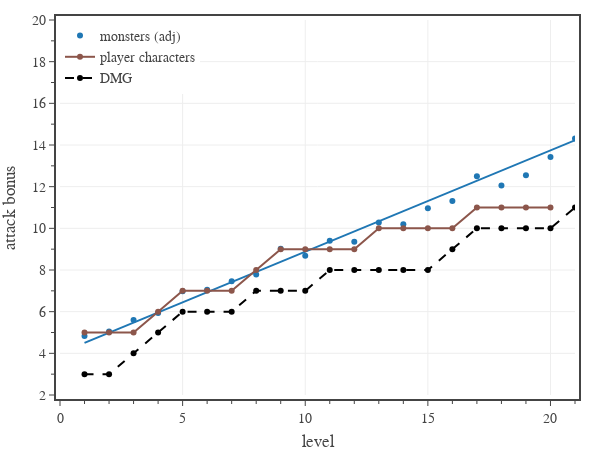

The notebook cell this image was saved under:
### Code cell
# plots average attack bonus for both monster and player characters
# create figure
fig = go.Figure(
    layout=go.Layout(
        template=tfb.FIG_TEMPLATE,
        margin=dict(l=60, r=25, b=55, t=20, pad=4),
        xaxis=dict(
            title_text='level',
            range=[0,21],
            tick0=0, dtick=5,
            minor=dict(tick0=0, dtick=1),
        ),
        yaxis=dict(
            title_text='attack bonus',
            range=[2,20],
            tick0=0, dtick=2,
            minor=dict(tick0=0, dtick=1),
        ),
        legend=dict(
            xanchor='left', yanchor='top',
            x=0.00, y=1.00,
            orientation='v',
            tracegroupgap=0,
        )
    )
)

# plot monster average
dfM = pd.read_csv('../../assets/data/monsters.csv')
dfM = dfM[['CR','adj AB']].groupby(['CR']).mean().reset_index()
dfM = dfM[dfM['CR'].between(1, 30)]
plot_data_and_fit(
    fig, 
    #dfM['CR'], dfM['AB'] + 8, 
    dfM['CR'], dfM['adj AB'], 
    name='monsters (adj)',
    legendgroup='monsters (adj)',
    line=dict(color=COLOR_LIST[0]),
    hovertemplate=
        '<b>monsters (adj)</b><br>'+
        'CR %{x}<br>'+
        'AB %{y:,.0f}' + 
        '<extra></extra>'
)

# plot player character save DCs
pc = {
    'level':      [ 1, 2, 3, 4, 5, 6, 7, 8, 9,10,11,12,13,14,15,16,17,18,19,20],
    'attack mod': [ 3, 3, 3, 4, 4, 4, 4, 5, 5, 5, 5, 5, 5, 5, 5, 5, 5, 5, 5, 5],
    'prof bonus': [ 2, 2, 2, 2, 3, 3, 3, 3, 4, 4, 4, 4, 5, 5, 5, 5, 6, 6, 6, 6],
}
pc['attack bonus'] = [pc['attack mod'][i] + pc['prof bonus'][i] for i in range(20)]
pc['save dc'] = [pc['attack bonus'][i] + 8 for i in range(20)]
"""
plot_data_and_fit(
    fig, 
    np.array(pc['level']), np.array(pc['attack bonus']), 
    name='player characters',
    legendgroup='player characters',
    line=dict(color=COLOR_LIST[5]),
    hovertemplate=
        '<b>player characters</p><br>'+
        'Level %{x}<br>'+
        'AB %{y:,.0f}' + 
        '<extra></extra>'
)
"""
fig.add_trace(go.Scatter(
    x=np.array(pc['level']), 
    y=np.array(pc['attack bonus']),
    mode='markers+lines', 
    name='player characters',
    line_color=COLOR_LIST[5],
    marker_color=COLOR_LIST[5],
    hovertemplate=
        '<b>player characters</p><br>'+
        'Level %{x}<br>'+
        'AB %{y:,.0f}' + 
        '<extra></extra>'
))

# plot monster save DCs
dfD = pd.read_csv('../../assets/data/dmg-targets.csv') # 'CR','PB','AC','AB','DC'
dfD = dfD[dfD['CR'].between(1, 30)]
fig.add_trace(go.Scatter(
    x=np.array(dfD['CR']), 
    y=np.array(dfD['AB']),
    mode='markers+lines', 
    name='DMG',
    legendgroup='DMG',
    line=dict(color='black', dash='dash'),
    hovertemplate=
        '<b>DMG</p><br>'+
        'CR %{x}<br>'+
        'AB %{y:,.0f}' + 
        '<extra></extra>'
))

# show figure
fig.update_layout(width=600, height=450)
fig.show(config=tfb.FIG_CONFIG)

# save figures
if SAVEFIGS:
    fig.update_layout(autosize=True, width=None, height=None)
    tfb.save_fig_html(fig, format='large', name=f'./fig-ab-vs-level-large')
    tfb.save_fig_html(fig, format='small', name=f'./fig-ab-vs-level-small')

### Figure 1 — Plotly figure (JSON) as saved in the notebook; plotly's stock layout.template omitted (floating-point values rounded to 4 significant figures)
{"data": [{"hovertemplate": "<b>monsters (adj)</b><br>CR %{x}<br>AB %{y:,.0f}<extra></extra>", "legendgroup": "monsters (adj)", "line": {"color": "#1f77b4"}, "mode": "markers", "name": "monsters (adj)", "type": "scatter", "x": [1, 2, 3, 4, 5, 6, 7, 8, 9, 10, 11, 12, 13, 14, 15, 16, 17, 18, 19, 20, 21, 22, 23, 24, 25, 26, 27, 28, 30], "y": [4.831, 5.045, 5.602, 5.93, 6.98, 7.051, 7.466, 7.788, 9.016, 8.68, 9.4, 9.359, 10.29, 10.2, 10.96, 11.31, 12.5, 12.06, 12.55, 13.43, 14.32, 14.33, 15.11, 15.76, 17.8, 17.13, 18, 17.86, 17.75]}, {"hoverinfo": "skip", "hovertemplate": "<b>monsters (adj)</b><br>CR %{x}<br>AB %{y:,.0f}<extra></extra>", "legendgroup": "monsters (adj)", "line": {"color": "#1f77b4", "dash": "solid"}, "mode": "lines", "name": "monsters (adj)", "showlegend": false, "type": "scatter", "x": [1, 2, 3, 4, 5, 6, 7, 8, 9, 10, 11, 12, 13, 14, 15, 16, 17, 18, 19, 20, 21, 22, 23, 24, 25, 26, 27, 28, 30], "y": [4.503, 4.989, 5.476, 5.962, 6.448, 6.934, 7.421, 7.907, 8.393, 8.88, 9.366, 9.852, 10.34, 10.82, 11.31, 11.8, 12.28, 12.77, 13.26, 13.74, 14.23, 14.71, 15.2, 15.69, 16.17, 16.66, 17.15, 17.63, 18.61]}, {"hovertemplate": "<b>player characters</p><br>Level %{x}<br>AB %{y:,.0f}<extra></extra>", "line": {"color": "#8c564b"}, "marker": {"color": "#8c564b"}, "mode": "markers+lines", "name": "player characters", "type": "scatter", "x": [1, 2, 3, 4, 5, 6, 7, 8, 9, 10, 11, 12, 13, 14, 15, 16, 17, 18, 19, 20], "y": [5, 5, 5, 6, 7, 7, 7, 8, 9, 9, 9, 9, 10, 10, 10, 10, 11, 11, 11, 11]}, {"hovertemplate": "<b>DMG</p><br>CR %{x}<br>AB %{y:,.0f}<extra></extra>", "legendgroup": "DMG", "line": {"color": "black", "dash": "dash"}, "mode": "markers+lines", "name": "DMG", "type": "scatter", "x": [1, 2, 3, 4, 5, 6, 7, 8, 9, 10, 11, 12, 13, 14, 15, 16, 17, 18, 19, 20, 21, 22, 23, 24, 25, 26, 27, 28, 29, 30], "y": [3, 3, 4, 5, 6, 6, 6, 7, 7, 7, 8, 8, 8, 8, 8, 9, 10, 10, 10, 10, 11, 11, 11, 12, 12, 12, 13, 13, 13, 14]}], "layout": {"height": 450, "legend": {"orientation": "v", "tracegroupgap": 0, "x": 0, "xanchor": "left", "y": 1, "yanchor": "top"}, "margin": {"b": 55, "l": 60, "pad": 4, "r": 25, "t": 20}, "width": 600, "xaxis": {"dtick": 5, "minor": {"dtick": 1, "tick0": 0}, "range": [0, 21], "tick0": 0, "title": {"text": "level"}}, "yaxis": {"dtick": 2, "minor": {"dtick": 1, "tick0": 0}, "range": [2, 20], "tick0": 0, "title": {"text": "attack bonus"}}}}
